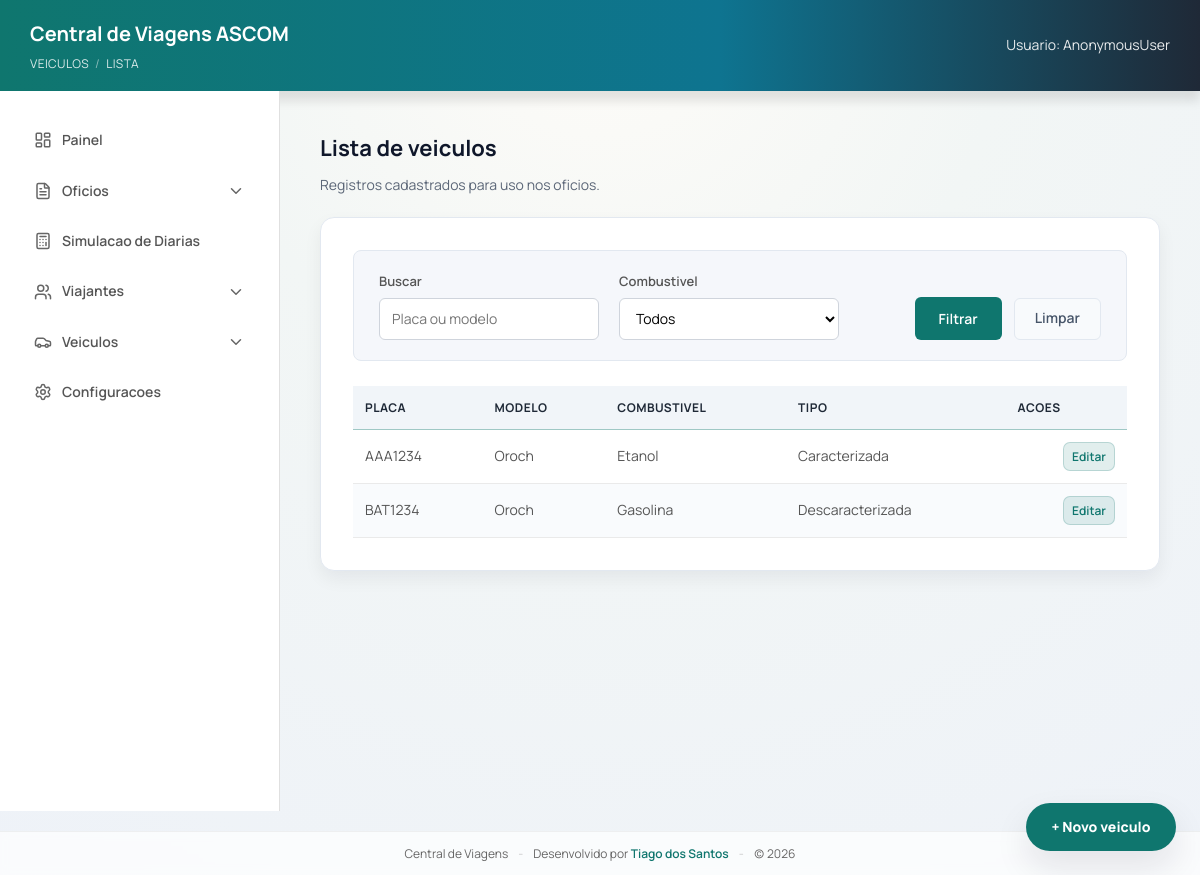
The page /veiculos/ on the database its author committed.
### viagens/models.py (models this page shows, shortened)
class Veiculo(models.Model):
    placa = models.CharField(max_length=10, unique=True)
    modelo = models.CharField(max_length=120)
    combustivel = models.CharField(max_length=80)
    tipo_viatura = models.CharField(
        max_length=20,
        blank=True,
        choices=[("CARACTERIZADA", "Caracterizada"), ("DESCARACTERIZADA", "Descaracterizada")],
        default="DESCARACTERIZADA"
    )

### viagens/views.py (the view)
# urls.py: path("veiculos/", views.veiculos_lista, name="veiculos_lista"),
@require_http_methods(["GET"])
def veiculos_lista(request):
    q = request.GET.get("q", "").strip()
    combustivel = request.GET.get("combustivel", "").strip()
    veiculos = Veiculo.objects.all()
    if q:
        veiculos = veiculos.filter(
            models.Q(placa__icontains=q) | models.Q(modelo__icontains=q)
        )
    if combustivel:
        veiculos = veiculos.filter(combustivel__iexact=combustivel)
    veiculos = veiculos.order_by("placa")
    combustivel_choices = _get_combustivel_choices()
    paginator = Paginator(veiculos, 12)
    page_obj = paginator.get_page(request.GET.get("page"))
    params = request.GET.copy()
    params.pop("page", None)
    querystring = params.urlencode()
    return render(
        request,
        "viagens/veiculos_list.html",
        {
            "veiculos": page_obj,
            "page_obj": page_obj,
            "querystring": querystring,
            "q": q,
            "combustivel_choices": combustivel_choices,
            "combustivel_selecionado": combustivel,
        },
    )

### viagens/context_processors.py (called while the page is built)
def mask_settings(request):
    return {
        "PROTOCOLO_MASK": getattr(settings, "PROTOCOLO_MASK", None),
        "CURRENT_YEAR": str(timezone.localdate().year),
    }

### viagens/views.py (called while the page is built)
def _get_combustivel_choices() -> list[str]:
    custom = getattr(settings, "COMBUSTIVEL_CHOICES", None)
    if custom:
        return list(custom)
    return list(DEFAULT_COMBUSTIVEL_CHOICES)

### viagens/templates/viagens/veiculos_list.html (shortened to what this page needs)
{% extends "viagens/base.html" %}
{% block breadcrumb %}
  Veiculos <span class="breadcrumb-sep">/</span> Lista
{% endblock %}
{% block content %}
  <h2 class="page-title">Lista de veiculos</h2>
  <p class="page-subtitle">Registros cadastrados para uso nos oficios.</p>
  <div class="list-card">
    <div class="filter-bar">
      <form method="get" class="filter-form">
        <div class="filter-left">
          <div class="filter-group">
            <label>Buscar</label>
            <input type="text" name="q" value="{{ q }}" placeholder="Placa ou modelo" />
          </div>
          <div class="filter-group">
            <label>Combustivel</label>
            <select name="combustivel">
              <option value="">Todos</option>
            </select>
          </div>
        </div>
        <div class="filter-actions">
          <button type="submit" class="btn-primary">Filtrar</button>
          <a href="{% url 'veiculos_lista' %}" class="btn-clear">Limpar</a>
        </div>
      </form>
    </div>
    {% if veiculos %}
      <table class="table">
        <thead>
          <tr>
            <th>Placa</th>
            <th>Modelo</th>
            <th>Combustivel</th>
            <th>Tipo</th>
            <th class="table-actions-header">Acoes</th>
          </tr>
        </thead>
        <tbody>
          {% for veiculo in veiculos %}
            <tr>
              <td>{{ veiculo.placa }}</td>
              <td>{{ veiculo.modelo }}</td>
              <td>{{ veiculo.combustivel }}</td>
              <td>{{ veiculo.get_tipo_viatura_display|default:"-" }}</td>
              <td class="table-actions-cell">
                <a href="{% url 'veiculo_editar' veiculo.id %}" class="btn-edit">Editar</a>
              </td>
            </tr>
          {% endfor %}
        </tbody>
      </table>
    {% endif %}
  </div>
  <div class="fab-stack" aria-label="Atalhos">
    <a class="fab" href="{% url 'veiculo_cadastro' %}">+ Novo veiculo</a>
  </div>
{% endblock %}

### viagens/static/viagens/form.css (style rules this page uses)
:root { --brand-primary: #0f766e; --brand-primary-dark: #115e59; --brand-ink: #0f172a; --brand-muted: #5b6677; --brand-border: #e2e8f0; --brand-soft: #e6f4f1; --focus-ring: rgba(15, 118, 110, 0.22); --surface-soft: #f3f6fb; --surface-contrast: #ffffff; --radius-card: 14px; --shadow-card: 0 16px 34px rgba(15, 23, 42, 0.1); --shadow-soft: 0 8px 18px rgba(15, 23, 42, 0.06); --danger: #b91c1c; }
* { margin: 0; padding: 0; box-sizing: border-box; font-family: 'Manrope', sans-serif; }
body { background: radial-gradient(circle at top, #fefcf8 0%, #f2f6f5 38%, #eef2f8 100%); color: #0f172a; line-height: 1.6; }
.breadcrumb-sep { opacity: 0.6; }
.page-title { margin-bottom: 8px; font-size: 22px; color: var(--brand-ink); }
.page-subtitle { margin-bottom: 20px; color: var(--brand-muted); font-size: 14px; }
.card, .form-card, .list-card { background: #fff; padding: 32px; border-radius: var(--radius-card); box-shadow: var(--shadow-soft); border: 1px solid var(--brand-border); transition: transform 0.18s ease, box-shadow 0.18s ease; animation: riseIn 0.35s ease both; }
.list-card { width: 100%; }
label { display: flex; flex-direction: column; gap: 6px; font-weight: 600; color: #444; font-size: 14px; }
input, select, textarea { width: 100%; padding: 12px; border-radius: 6px; border: 1px solid #ccc; font-size: 14px; transition: border-color 0.2s ease, box-shadow 0.2s ease; background-color: #fff; }
.btn-primary, .primary { background-color: var(--brand-primary); color: #fff; border: none; padding: 12px 24px; border-radius: 6px; cursor: pointer; font-weight: 600; font-size: 14px; transition: background-color 0.2s ease; }
.btn-clear { height: 42px; padding: 0 20px; border-radius: 6px; background-color: #f8fafc; color: #475569; border: 1px solid #e2e8f0; font-weight: 600; font-size: 14px; text-decoration: none; display: inline-flex; align-items: center; justify-content: center; transition: all 0.2s ease; }
.btn-edit { display: inline-flex; align-items: center; gap: 4px; padding: 4px 8px; border-radius: 7px; background-color: rgba(15, 118, 110, 0.12); color: var(--brand-primary); font-weight: 600; font-size: 12px; text-decoration: none; border: 1px solid rgba(15, 118, 110, 0.2); transition: all 0.2s ease; }
.table { width: 100%; border-collapse: collapse; margin-top: 20px; font-size: 14px; }
.table thead { background-color: #f1f5f9; border-bottom: 1px solid rgba(15, 118, 110, 0.4); }
.table th { padding: 12px; text-align: left; font-weight: 700; color: #1f2937; text-transform: uppercase; font-size: 12px; letter-spacing: 0.5px; }
.table td { padding: 12px; border-bottom: 1px solid #eaeaea; color: #555; }
.table tbody tr:nth-child(even) { background-color: #f9fbfd; }
.table-actions-header, .table-actions-cell { text-align: right; }
.filter-bar { background: #f5f7fb; border: 1px solid var(--brand-border); border-radius: 8px; padding: 20px 25px; margin-bottom: 25px; }
.filter-form { display: flex; justify-content: space-between; align-items: flex-end; gap: 20px; flex-wrap: wrap; }
.filter-left { display: flex; gap: 20px; align-items: flex-end; flex-wrap: wrap; }
.filter-group { display: flex; flex-direction: column; min-width: 220px; }
.filter-group label { font-size: 13px; font-weight: 600; color: #555; margin-bottom: 6px; }
.filter-group input, .filter-group select { height: 42px; padding: 10px 12px; border-radius: 6px; border: 1px solid #cfd4dc; font-size: 14px; background-color: #fff; }
.filter-actions { display: flex; gap: 12px; align-items: flex-end; }
.fab-stack { position: fixed; right: 24px; bottom: 24px; z-index: 40; display: flex; flex-direction: column; gap: 10px; }
.fab { min-width: 150px; height: 48px; border-radius: 999px; border: none; background: var(--brand-primary); color: #fff; font-weight: 800; font-size: 14px; padding: 0 18px; cursor: pointer; box-shadow: var(--shadow-card); transition: transform 0.18s ease, background-color 0.18s ease; text-decoration: none; display: inline-flex; align-items: center; justify-content: center; }

### rows shown on the page
Veiculo: placa "AAA1234", modelo "Oroch", combustivel "Etanol", tipo_viatura "Caracterizada"
Veiculo: placa "BAT1234", modelo "Oroch", combustivel "Gasolina", tipo_viatura "Descaracterizada"

### other values the page prints
{{ request.user }} "AnonymousUser"
